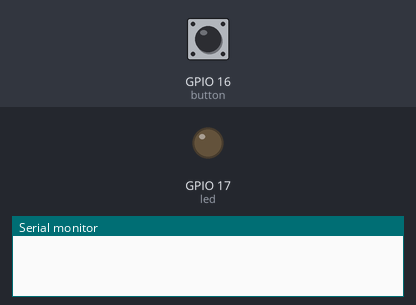
A program run on a simulated ESP32. Parts: output pins drawn as LEDs (lit = HIGH), the last lines printed to the serial monitor. The inputs (shaded band) are chosen by the test bench; at power-on: GPIO 16 (button) HIGH.

Above: at 1.2 s.
1.3 s: GPIO 16 (button) pulled LOW for 0.15 s
At 2.3 s:
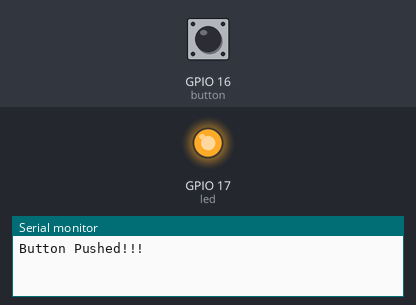
Timing chart, 0 to 4.3 s (numbered marks = the images above; inputs shaded):
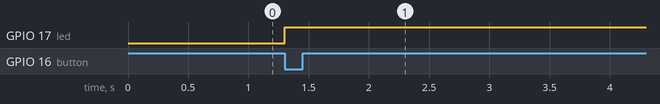

The program:

main.cpp
```cpp
#include <Arduino.h>

const int led = 17;
const int button = 16;
bool ledstates = 0;
portMUX_TYPE mux = portMUX_INITIALIZER_UNLOCKED;

void IRAM_ATTR buttonPush() {
  portENTER_CRITICAL_ISR(&mux);//Phần quan trọng cần được bảo vệ khỏi mọi truy cập đồng thời để thay đổi nó
  Serial.println("Button Pushed!!!");
  digitalWrite(led, ~ledstates);
  portEXIT_CRITICAL_ISR(&mux);//Cho phép tiếp tục chạy các task khác
}
void setup() {
  Serial.begin(9600);
  pinMode(button, INPUT_PULLUP);
  // cài đặt ngắt vào chân button, kiểu ngắt là falling (xung xuống), hàm gọi khi có sự kiện ngắt là button push
  attachInterrupt(digitalPinToInterrupt(button), buttonPush, FALLING);
  // chọn led là đầu ra
  pinMode(led, OUTPUT);
  //ghi giá trị ban đầu
  digitalWrite(led, ledstates);
}
void loop() {
  // do nothing
}
```

Measured:
- after the input at 1.3 s, GPIO 17 (led): LOW → HIGH at once
